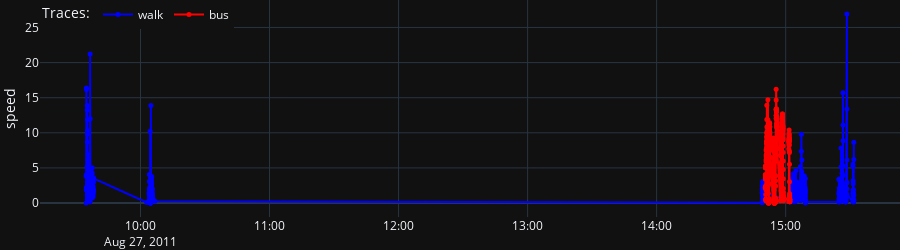

Write notebook code for a chart like this one.
### Code cell
import pandas as pd
import plotly.graph_objs as go

def plot_timeline(
    df: pd.DataFrame,
    y_data: str,
    mode: str = 'markers',
    height: int = 250,
    marker: dict = dict(color='red', size=5),
) -> go.Figure:
    if df.empty:
        return go.Figure(go.Scatter(), layout=dict(title="No data available"))
    
    df = df.copy()
    
    fig = go.Figure()

    # Define color map
    color_map = {'walk': 'blue', 'bike': 'green', 'bus': 'red', 'car': 'orange', 'train': 'purple', 'subway': 'black'}
    
    # Add traces for each label
    for label, color in color_map.items():
        label_df = df[df['label'] == label]
        fig.add_trace(
            go.Scatter(
                x=label_df['datetime'],
                y=label_df[y_data],
                mode=mode,
                marker=dict(size=marker['size'], color=color, opacity=marker.get('opacity', 1)),
                line=dict(width=2, color=color),
                name=label,
                hoverinfo='text',
                hovertext=label_df.columns,
                showlegend=True,
                visible=True,
            )
        )
    
    fig.update_layout(
        yaxis1=dict(
            title=y_data,
        ),
        mapbox_style='dark',
        template='plotly_dark',
        margin=dict(l=0, r=0, t=0, b=0),
        showlegend=True,
        legend=dict(
            title="Traces:",
            x=0,
            y=1,
            xanchor='left',
            yanchor='top',
            orientation='h',
        ),
        height=height,
    )
    return fig

plot_timeline(df=records_df, y_data='speed', mode='lines+markers')

### Figure 1 — Plotly figure (JSON) as saved in the notebook; plotly's stock layout.template omitted (floating-point values rounded to 4 significant figures; data arrays with more than 128 entries replaced by an {"elided": "..."} marker saying what was removed)
{"data": [{"hoverinfo": "text", "hovertext": ["user_id", "trajectory_id", "datetime", "latitude", "longitude", "altitude", "timestamp", "time_diff", "distance", "speed", "start_datetime", "end_datetime", "label", "label_num"], "line": {"color": "blue", "width": 2}, "marker": {"color": "blue", "opacity": 1, "size": 5}, "mode": "lines+markers", "name": "walk", "showlegend": true, "type": "scatter", "visible": true, "x": {"elided": "962 str values"}, "y": {"elided": "962 float values"}}, {"hoverinfo": "text", "hovertext": ["user_id", "trajectory_id", "datetime", "latitude", "longitude", "altitude", "timestamp", "time_diff", "distance", "speed", "start_datetime", "end_datetime", "label", "label_num"], "line": {"color": "green", "width": 2}, "marker": {"color": "green", "opacity": 1, "size": 5}, "mode": "lines+markers", "name": "bike", "showlegend": true, "type": "scatter", "visible": true, "x": [], "y": []}, {"hoverinfo": "text", "hovertext": ["user_id", "trajectory_id", "datetime", "latitude", "longitude", "altitude", "timestamp", "time_diff", "distance", "speed", "start_datetime", "end_datetime", "label", "label_num"], "line": {"color": "red", "width": 2}, "marker": {"color": "red", "opacity": 1, "size": 5}, "mode": "lines+markers", "name": "bus", "showlegend": true, "type": "scatter", "visible": true, "x": {"elided": "378 str values"}, "y": {"elided": "378 float values"}}, {"hoverinfo": "text", "hovertext": ["user_id", "trajectory_id", "datetime", "latitude", "longitude", "altitude", "timestamp", "time_diff", "distance", "speed", "start_datetime", "end_datetime", "label", "label_num"], "line": {"color": "orange", "width": 2}, "marker": {"color": "orange", "opacity": 1, "size": 5}, "mode": "lines+markers", "name": "car", "showlegend": true, "type": "scatter", "visible": true, "x": [], "y": []}, {"hoverinfo": "text", "hovertext": ["user_id", "trajectory_id", "datetime", "latitude", "longitude", "altitude", "timestamp", "time_diff", "distance", "speed", "start_datetime", "end_datetime", "label", "label_num"], "line": {"color": "purple", "width": 2}, "marker": {"color": "purple", "opacity": 1, "size": 5}, "mode": "lines+markers", "name": "train", "showlegend": true, "type": "scatter", "visible": true, "x": [], "y": []}, {"hoverinfo": "text", "hovertext": ["user_id", "trajectory_id", "datetime", "latitude", "longitude", "altitude", "timestamp", "time_diff", "distance", "speed", "start_datetime", "end_datetime", "label", "label_num"], "line": {"color": "black", "width": 2}, "marker": {"color": "black", "opacity": 1, "size": 5}, "mode": "lines+markers", "name": "subway", "showlegend": true, "type": "scatter", "visible": true, "x": [], "y": []}], "layout": {"height": 250, "legend": {"orientation": "h", "title": {"text": "Traces:"}, "x": 0, "xanchor": "left", "y": 1, "yanchor": "top"}, "mapbox": {"style": "dark"}, "margin": {"b": 0, "l": 0, "r": 0, "t": 0}, "showlegend": true, "yaxis": {"title": {"text": "speed"}}}}
